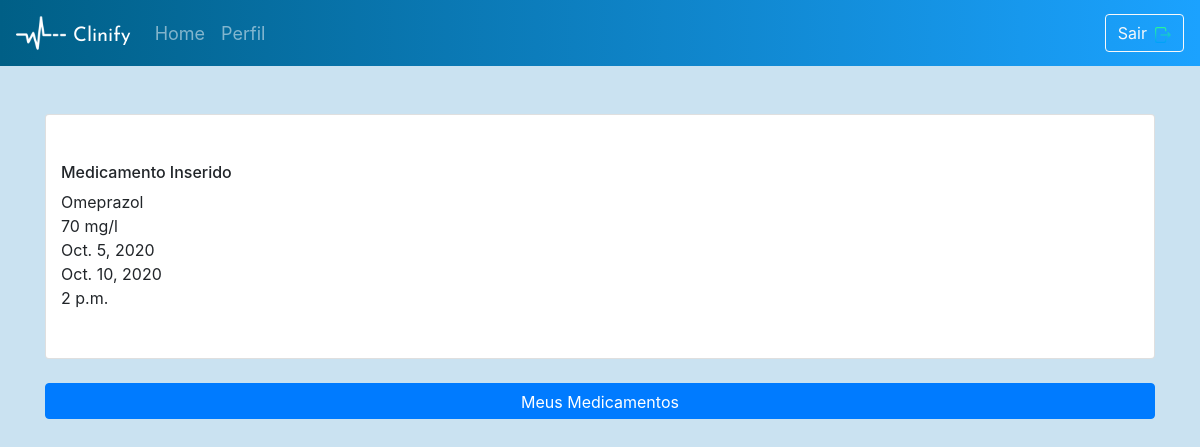
The app's page /Templates/medication/detail/70/omeprazol/ (signed in) with its own data.
### server_app/models.py (models this page shows, shortened)
class UserMedication(models.Model):
    user                 = models.ForeignKey(User, on_delete=models.CASCADE)
    medication_name_med  = models.CharField(max_length=200)
    dosis_name_med       = models.CharField(max_length=30)
    init_date_med        = models.DateField()
    end_date_med         = models.DateField()
    time_med             = models.TimeField()
    slug                 = models.SlugField(default='slug')
    objects = models.Manager()

### server_app/views.py (the view)
# urls.py: url(r'^medication/detail/(?P<pk>[0-9]+)/(?P<slug>[-\w\d]+)/$', MedicationDetailView.as_view(), name='medication_detail'),
@method_decorator(login_required(login_url="/logout/"), name='dispatch')
class MedicationDetailView(DetailView): ### RETRIEVE
    template_name = "medication_detail.html"
    model = UserMedication
    context_object_name = 'single'
    def get_context_data(self, **kwargs):
        context = super(MedicationDetailView, self).get_context_data(**kwargs)
        return context

### Templates/medication_detail.html (shortened to what this page needs)
<!DOCTYPE html>
{% extends 'base.html' %}
    {% block content %}
        {% load static %}
    </head>
    <body class="medication-screen">
        <nav class="navbar navbar-expand-md navbar-dark">
            <img class="nav-icon" src="{% static 'images\heartbeat-logo-144.png' %}">
            <a class="navbar-brand" href="https://fonts.googleapis.com/css?family=Josefin+Sans:600&display=swap" rel="stylesheet">Clinify</a>
            <div class="collapse navbar-collapse" id="navbarSupportedContent">
                <ul class="navbar-nav mr-auto">
                    <a class="nav-link" href="{% url 'home' %}">Home</a>
                    <a class="nav-link" href="{% url 'temp:profile' %}">Perfil</a>
                </ul>
                <form class="form-inline" method="POST">
                    <a href="#" data-toggle="modal" data-target="#myModal"><button class="btn btn-outline-light btn-auto">Sair<img class="pl-2" src="{% static 'images/logout.png' %}"></button></a>
                </form>
            </div>
        </nav>
        <section class="container mt-5">
            <div class="card container pt-5 pb-5" id="card-opacity">
                <h6>Medicamento Inserido</h6>
                {{ single.medication_name_med }}<br>
                {{ single.dosis_name_med }}<br>
                {{ single.init_date_med }}<br>
                {{ single.end_date_med }}<br>
                {{ single.time_med }}<br>
            </div>
            <a href="{% url 'temp:medication_list' %}" type="submit" class="btn btn-primary col-12 mt-4 pb-1">Meus Medicamentos</a>
        </section>
        {% endblock %}

### static/css/screens.css (style rules this page uses)
.intro-screen, .signup-screen, .forgpassword-screen, .navbar { background: linear-gradient(90deg, rgba(0,95,134,100) 0%, rgba(27,162,255,100)100%); }
.navbar-brand { padding-left: 7px; margin-top: 6px; font-size: x-large; color: white; font-family: 'Josefin Sans', sans-serif; }
.nav-icon { height: 50px; width: 50px; }
.msg-text, .profile-screen, .edit-profile, .medication-screen, .diet-screen, .appointment-screen, .exercise-screen, .home-screen, .stresslevel-screen { background-color: rgb(202, 226, 241); }
.nav-link { color: white; font-size: 18px; }

### records on screen
UserMedication: medication_name_med "Omeprazol", dosis_name_med "70 mg/l", init_date_med "Oct. 5, 2020", end_date_med "Oct. 10, 2020", time_med "2 p.m."
